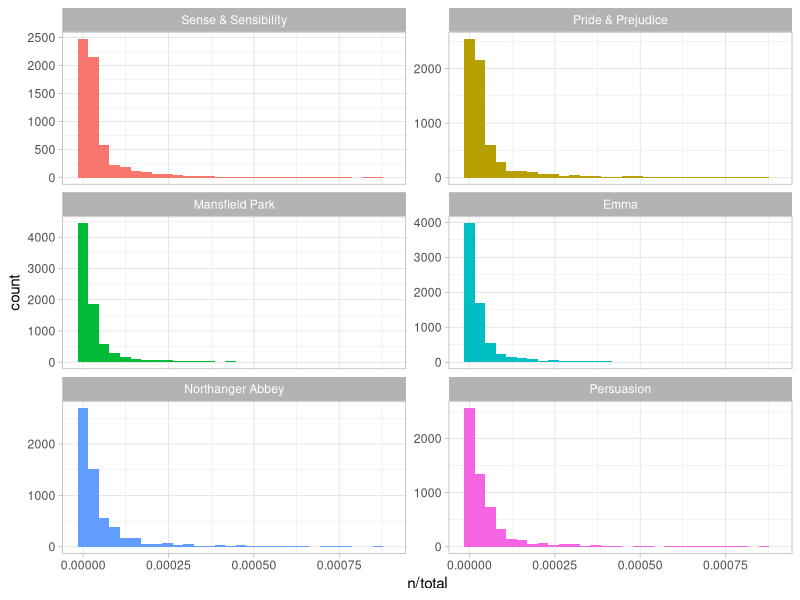

The R script that drew this image:
## ----setup, echo=FALSE---------------------------------------------------
library(knitr)
opts_chunk$set(warning = FALSE, message = FALSE)
library(ggplot2)
theme_set(theme_light())

## ------------------------------------------------------------------------
library(dplyr)
library(janeaustenr)
library(tidytext)
book_words <- austen_books() %>%
  unnest_tokens(word, text) %>%
  count(book, word, sort = TRUE)

total_words <- book_words %>% group_by(book) %>% summarize(total = sum(n))
book_words <- left_join(book_words, total_words)
book_words

## ---- fig.height=7, fig.width=7------------------------------------------
library(ggplot2)
ggplot(book_words, aes(n/total, fill = book)) +
  geom_histogram(show.legend = FALSE) +
  xlim(NA, 0.0009) +
  facet_wrap(~book, ncol = 2, scales = "free_y")

## ------------------------------------------------------------------------
book_words <- book_words %>%
  bind_tf_idf(word, book, n)
book_words

## ------------------------------------------------------------------------
book_words %>%
  select(-total) %>%
  arrange(desc(tf_idf))

## ------------------------------------------------------------------------
book_words %>%
  filter(book == "Pride & Prejudice") %>%
  select(-total) %>%
  arrange(desc(tf_idf))
